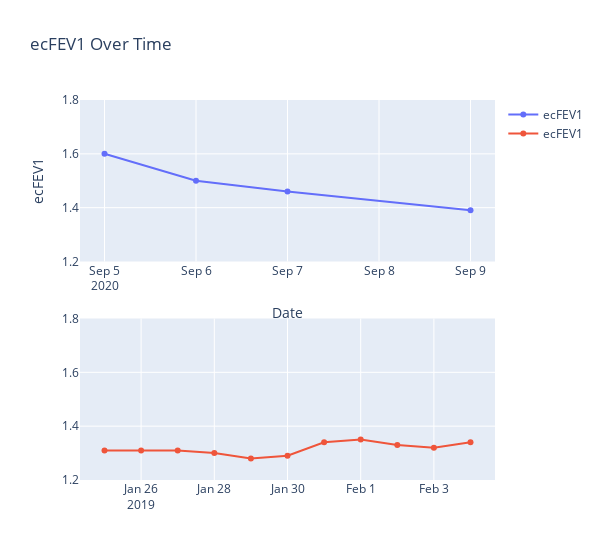

Write notebook code for a chart like this one.
### Code cell
df[
    (df.ID == "104")
    & (df["Date Recorded"] > datetime.date(2020, 5, 1))
    & (df["Date Recorded"] < datetime.date(2020, 11, 1))
]
df_step_change = df.loc[2445:2455]

# Create a new date range with consecutive dates
start_date = df_step_change["Date Recorded"].min()
end_date = start_date + pd.Timedelta(days=len(df_step_change) - 1)
date_range = pd.date_range(start=start_date, end=end_date, freq="D")
df_step_change["Date Recorded"] = date_range
df_step_change = df_step_change[df_step_change['ecFEV1'].diff() <= 0][1:-1]


df_constant = df.loc[0:10]


fig = make_subplots(rows=2, cols=1)

fig.add_trace(
    go.Scatter(
        x=df_step_change["Date Recorded"],
        y=df_step_change["ecFEV1"],
        mode="lines+markers",
        name="ecFEV1",
    ),
    row=1,
    col=1,
)
fig.add_trace(
    go.Scatter(
        x=df_constant["Date Recorded"],
        y=df_constant["ecFEV1"],
        mode="lines+markers",
        name="ecFEV1",
    ),
    row=2,
    col=1,
)
fig.update_yaxes(range=[1.2,1.8])

fig.update_layout(title="ecFEV1 Over Time", xaxis_title="Date", yaxis_title="ecFEV1", width=600)

fig.show()

### Figure 1 — Plotly figure (JSON) as saved in the notebook; plotly's stock layout.template omitted (floating-point values rounded to 4 significant figures)
{"data": [{"mode": "lines+markers", "name": "ecFEV1", "type": "scatter", "x": ["2020-09-05T00:00:00", "2020-09-06T00:00:00", "2020-09-07T00:00:00", "2020-09-09T00:00:00"], "xaxis": "x", "y": [1.6, 1.5, 1.46, 1.39], "yaxis": "y"}, {"mode": "lines+markers", "name": "ecFEV1", "type": "scatter", "x": ["2019-01-25", "2019-01-26", "2019-01-27", "2019-01-28", "2019-01-29", "2019-01-30", "2019-01-31", "2019-02-01", "2019-02-02", "2019-02-03", "2019-02-04"], "xaxis": "x2", "y": [1.31, 1.31, 1.31, 1.3, 1.28, 1.29, 1.34, 1.35, 1.33, 1.32, 1.34], "yaxis": "y2"}], "layout": {"title": {"text": "ecFEV1 Over Time"}, "width": 600, "xaxis": {"anchor": "y", "domain": [0, 1], "title": {"text": "Date"}}, "xaxis2": {"anchor": "y2", "domain": [0, 1]}, "yaxis": {"anchor": "x", "domain": [0.575, 1], "range": [1.2, 1.8], "title": {"text": "ecFEV1"}}, "yaxis2": {"anchor": "x2", "domain": [0, 0.425], "range": [1.2, 1.8]}}}
